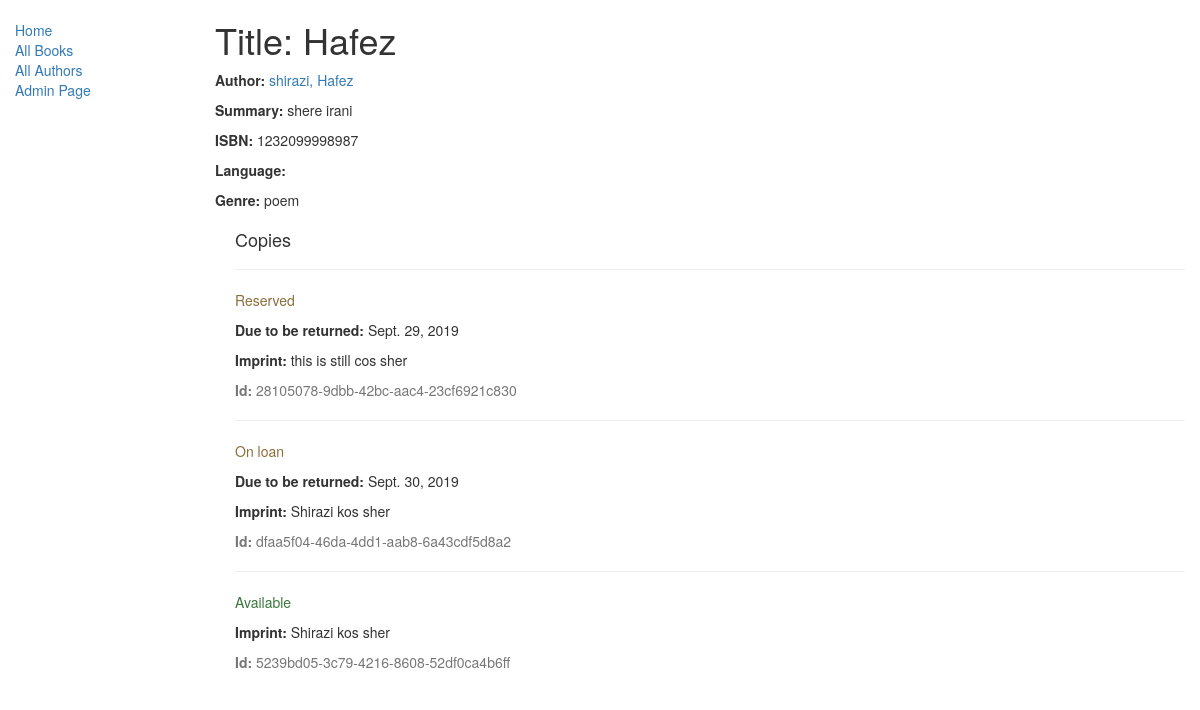
/catalog/book/2, run on the app's committed database.
### catalog/models.py (models this page shows, shortened)
class Book(models.Model):
    title = models.CharField(max_length=200)
    author = models.ForeignKey('Author', on_delete=models.SET_NULL, null=True)
    summary = models.TextField(max_length=1000, help_text="Enter a brief description of the book")
    isbn = models.CharField('ISBN',max_length=13, help_text='13 Character <a href="https://www.isbn-international.org/content/what-isbn">ISBN number</a>')
    genre = models.ManyToManyField(Genre, help_text="Select a genre for this book")
    def display_genre(self):
        """
        Creates a string for the Genre. This is required to display genre in Admin.
        """
        return ', '.join([ genre.name for genre in self.genre.all()[:3] ])
    display_genre.short_description = 'Genre'

class Author(models.Model):
    first_name = models.CharField(max_length=100)
    last_name = models.CharField(max_length=100)
    date_of_birth = models.DateField(null=True, blank=True)
    date_of_death = models.DateField('Died', null=True, blank=True)
    def __str__(self):
        return '%s, %s' % (self.last_name, self.first_name)

class Genre(models.Model):
    name = models.CharField(max_length=200, help_text="Enter a book genre (e.g. Science Fiction, French Poetry etc.)")
    def __str__(self):
        return self.name

class BookInstance(models.Model):
    id = models.UUIDField(primary_key=True, default=uuid.uuid4, help_text="Unique ID for this particular book across whole library")
    book = models.ForeignKey('Book', on_delete=models.SET_NULL, null=True)
    imprint = models.CharField(max_length=200)
    due_back = models.DateField(null=True, blank=True)
    LOAN_STATUS = (
        ('m', 'Maintenance'),
        ('o', 'On loan'),
        ('a', 'Available'),
        ('r', 'Reserved'),
    )
    status = models.CharField(max_length=1, choices=LOAN_STATUS, blank=True, default='m', help_text='Book availability')
    borrower = models.ForeignKey(User, on_delete=models.SET_NULL, null=True, blank=True)
    class Meta:
        ordering = ["due_back"]

### catalog/views.py (the view)
# urls.py: url(r'^book/(?P<pk>\d+)$', views.BookDetailView.as_view(), name='book-detail'),
class BookDetailView(generic.DetailView):
    model = models.Book
    template_name='catalog/book_detail.html'

### catalog/templates/catalog/book_detail.html
{% extends "catalog/base_generic.html" %}
{% block content %}
  <h1>Title: {{ book.title }}</h1>
  <p><strong>Author:</strong> <a href="">{{ book.author }}</a></p>
  <p><strong>Summary:</strong> {{ book.summary }}</p>
  <p><strong>ISBN:</strong> {{ book.isbn }}</p>
  <p><strong>Language:</strong> {{ book.language }}</p>
  <p><strong>Genre:</strong> {% for genre in book.genre.all %} {{ genre }}{% if not forloop.last %}, {% endif %}{% endfor %}</p>
  <div style="margin-left:20px;margin-top:20px">
    <h4>Copies</h4>
    {% for copy in book.bookinstance_set.all %}
    <hr>
    <p class="{% if copy.status == 'a' %}text-success{% elif copy.status == 'm' %}text-danger{% else %}text-warning{% endif %}">{{ copy.get_status_display }}</p>
    {% if copy.status != 'a' %}<p><strong>Due to be returned:</strong> {{copy.due_back}}</p>{% endif %}
    <p><strong>Imprint:</strong> {{copy.imprint}}</p>
    <p class="text-muted"><strong>Id:</strong> {{copy.id}}</p>
    {% endfor %}
  </div>
{% endblock %}

### data on the page
Book: title "Hafez", author "shirazi, Hafez", summary "shere irani", isbn "1232099998987"
Genre: name "poem"
BookInstance: status "Reserved", due_back "Sept. 29, 2019", imprint "this is still cos sher", id "28105078-9dbb-42bc-aac4-23cf6921c830"
BookInstance: status "On loan", due_back "Sept. 30, 2019", imprint "Shirazi kos sher", id "dfaa5f04-46da-4dd1-aab8-6a43cdf5d8a2"
BookInstance: status "Available", imprint "Shirazi kos sher", id "5239bd05-3c79-4216-8608-52df0ca4b6ff"
